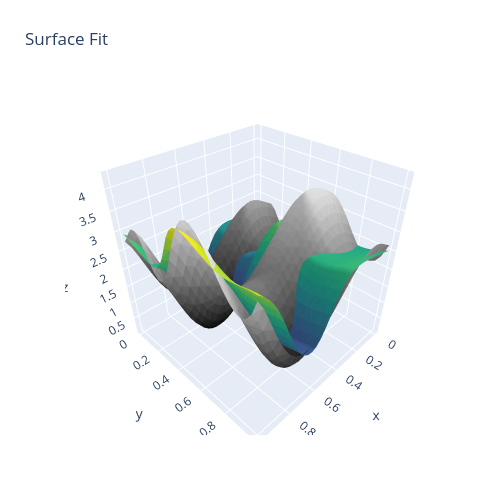

Here is the notebook cell this chart was saved with:
### Code cell
Rebuilder = Rebuild()
Rebuilder.rebuildFullNet("model_6_2_3")

### Figure 1 — Plotly figure (JSON) as saved in the notebook; plotly's stock layout.template omitted (floating-point values rounded to 4 significant figures; data arrays with more than 128 entries replaced by an {"elided": "..."} marker saying what was removed)
{"data": [{"facecolor": {"elided": "1922 str values"}, "i": {"elided": "1922 int values"}, "j": {"elided": "1922 int values"}, "k": {"elided": "1922 int values"}, "name": "", "type": "mesh3d", "x": {"elided": "1024 float values"}, "y": {"elided": "1024 float values"}, "z": {"elided": "1024 float values"}}, {"facecolor": {"elided": "1922 str values"}, "i": {"elided": "1922 int values"}, "j": {"elided": "1922 int values"}, "k": {"elided": "1922 int values"}, "name": "", "type": "mesh3d", "x": {"elided": "1024 float values"}, "y": {"elided": "1024 float values"}, "z": {"elided": "1024 float values"}}], "layout": {"autosize": false, "height": 500, "margin": {"b": 65, "l": 65, "r": 50, "t": 90}, "title": {"text": "Surface Fit"}, "width": 500}}
